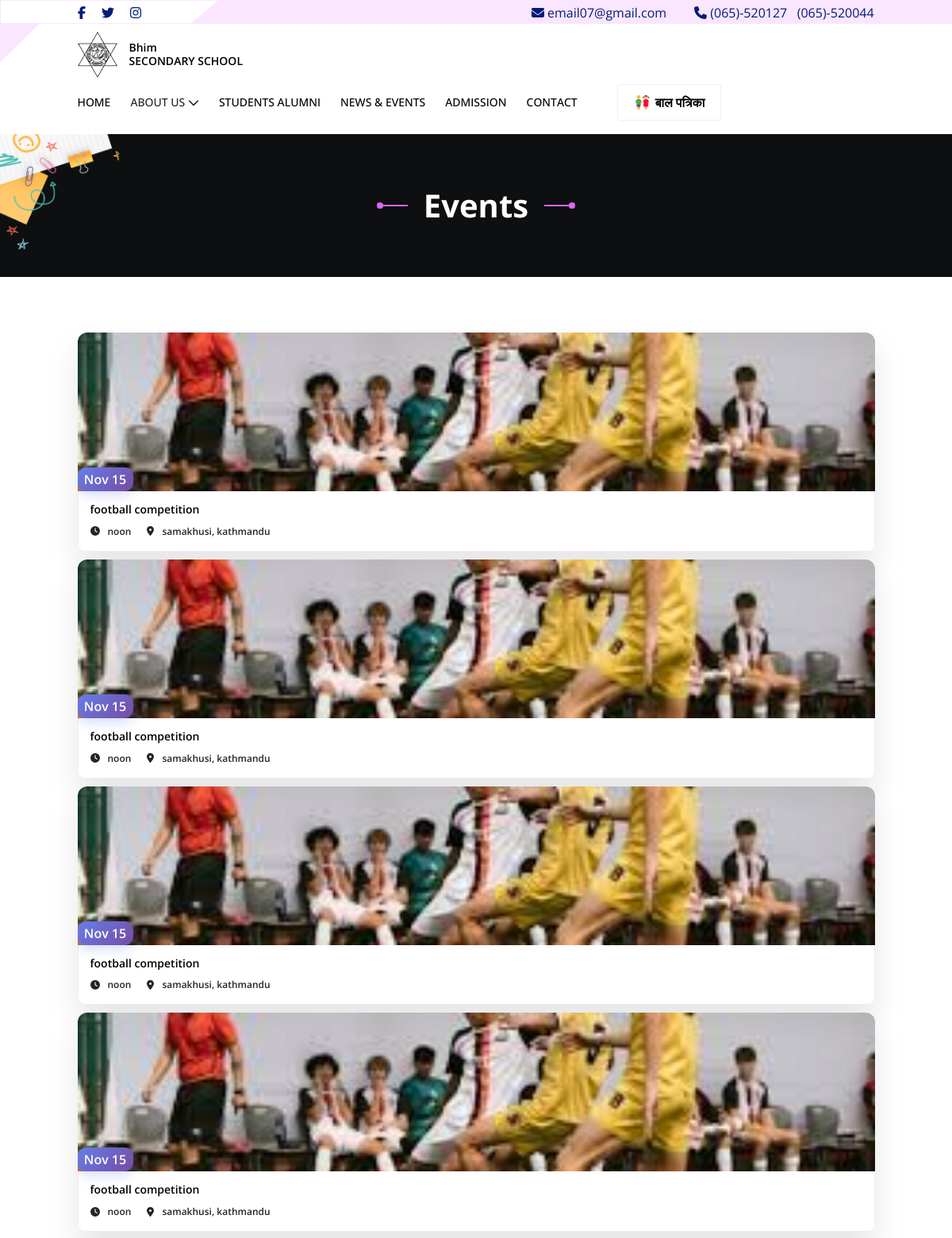
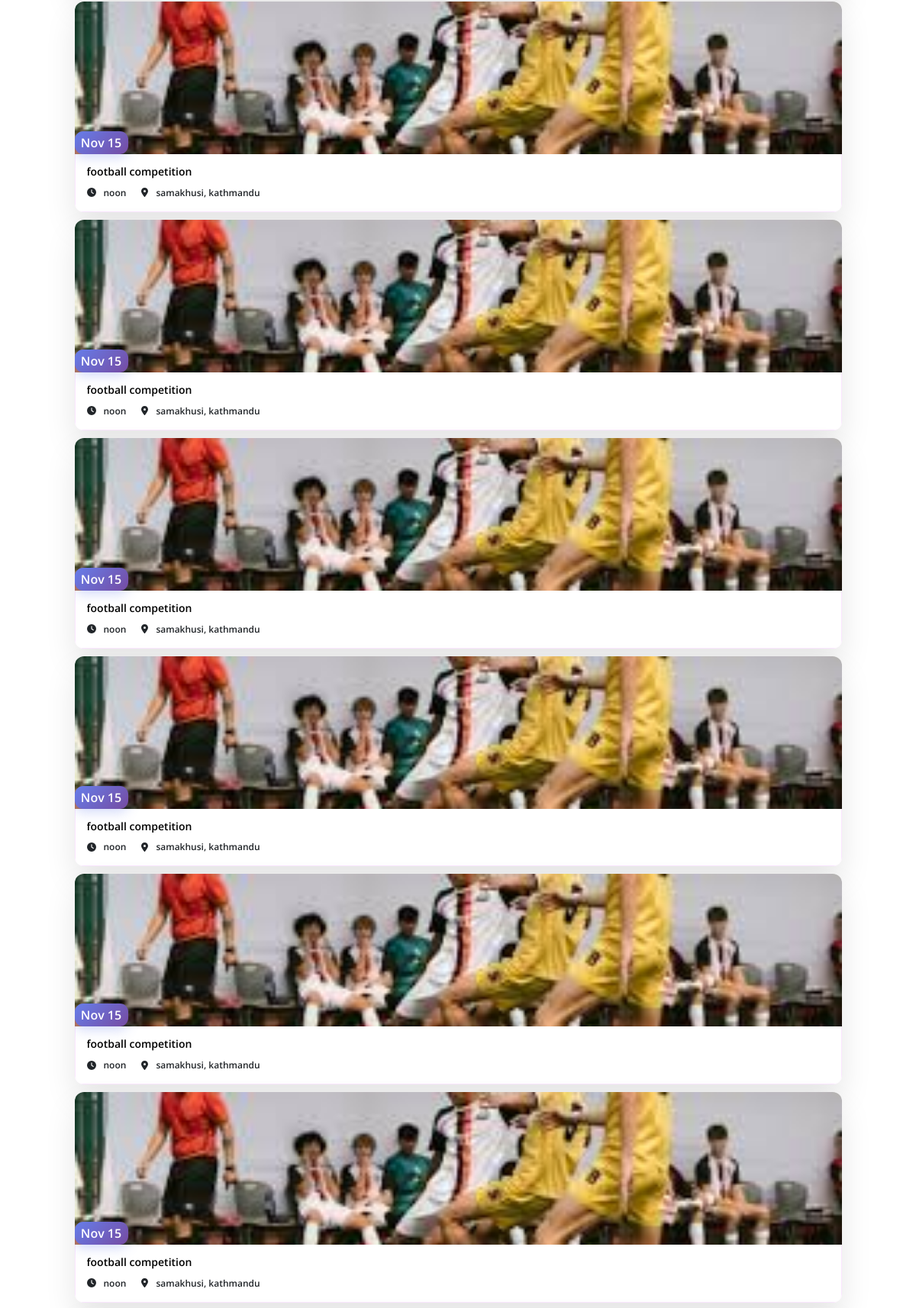
/event (upper part), run on the app's committed database (2 pictures, top to bottom).
### BhimmaviApp/models.py (models this page shows, shortened)
class Event(SoftDeleteModel):
    EVENT_CATEGORIES = [
        ('Workshop', 'Workshop'),
        ('Seminar', 'Seminar'),
        ('Competition', 'Competition'),
        ('Festival', 'Festival'),
        ('Others', 'Others'),
    ]
    event_date = models.DateField()
    event_time = models.TimeField()  # Added time field
    title = models.CharField(max_length=200)
    description = models.TextField()
    address = models.CharField(max_length=255)  # Added address field
    image = models.ImageField(upload_to='events/', blank=True, null=True)
    category = models.CharField(max_length=20, choices=EVENT_CATEGORIES, default='Others')
    class Meta:
        ordering = ['-event_date', '-event_time']

### BhimmaviApp/views.py (the view)
# urls.py: path('event', views.event_list, name='event'),
def event_list(request):
    event = Event.objects.all()
    return render(request, 'events/event_list.html',context={'event':event})

### BhimmaviApp/softdelete_manager.py (called while the page is built)
    def get_queryset(self):
        return super().get_queryset().filter(deleted_at__isnull=True)

### templates/events/event_list.html (shortened to what this page needs)
{% extends 'base.html' %} {% load static %}  {% block content %}
<section class="hero">
  <div class="head_title">
    <div class="line"></div>
    <h3 class="fs-40-w-700" style="color: white">Events</h3>
    <div class="line"></div>
  </div>
</section>
<section class="events_notice">
  <div class="container">
    <div class="events_notice_wrapper width-100">
      <div class="events_wrapper width-100">
        <div class="event_all">
          <div class="event_all_wrapper">
            <div class="event_multi flex-items width-100">
              {%for item in event%}
              <div class="event_multi_wrapper width_calc_4">
                <div class="image">
                  <img src="{{item.image.url}}" alt="" />
                  <div class="date">
                    <p class="fs-16-w-600">{{item.event_date|date:"M j"}}</p>
                  </div>
                </div>
                <div class="event_details">
                  <a href="/event/{{item.pk}}">
                    <h4 class="fs-14-w-600">{{item.title}}</h4>
                  </a>
                  <div class="event_time_date">
                    <span class="fs-12-w-600"
                      ><i class="fa-solid fa-clock me-3"></i
                      >{{item.event_time}}</span
                    >
                    <span class="fs-12-w-600"
                      ><i class="fa-solid fa-location-dot me-3"></i
                      >{{item.address}}</span
                    >
                  </div>
                </div>
              </div>
              {%endfor%}
            </div>
          </div>
        </div>
      </div>
    </div>
  </div>
</section>
{% include 'common/enquiry.html' %} {% endblock %}

### data on the page
Event: image (picture), event_date "Nov 15", title "football competition", event_time "noon", address "samakhusi, kathmandu"
Event: image (picture), event_date "Nov 15", title "football competition", event_time "noon", address "samakhusi, kathmandu"
Event: image (picture), event_date "Nov 15", title "football competition", event_time "noon", address "samakhusi, kathmandu"
Event: image (picture), event_date "Nov 15", title "football competition", event_time "noon", address "samakhusi, kathmandu"
Event: image (picture), event_date "Nov 15", title "football competition", event_time "noon", address "samakhusi, kathmandu"
Event: image (picture), event_date "Nov 15", title "football competition", event_time "noon", address "samakhusi, kathmandu"
Event: image (picture), event_date "Nov 15", title "football competition", event_time "noon", address "samakhusi, kathmandu"
Event: image (picture), event_date "Nov 15", title "football competition", event_time "noon", address "samakhusi, kathmandu"
Event: image (picture), event_date "Nov 15", title "football competition", event_time "noon", address "samakhusi, kathmandu"
Event: image (picture), event_date "Nov 15", title "football competition", event_time "noon", address "samakhusi, kathmandu"
